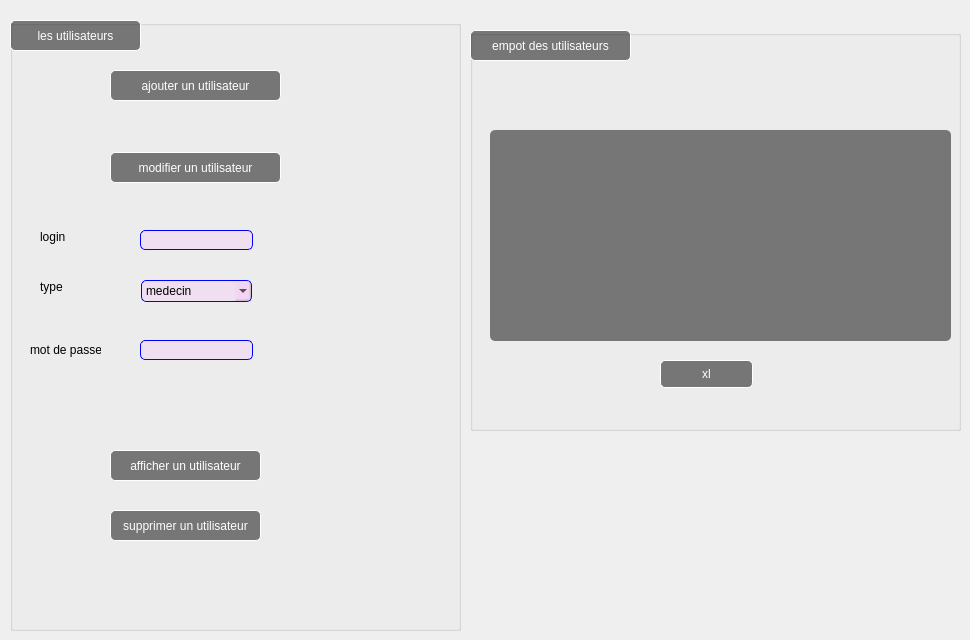
    <widget class="QWidget" name="tab_23">
     <attribute name="title">
      <string>utilisateurs</string>
     </attribute>
     <widget class="QGroupBox" name="groupBox_4">
      <property name="geometry">
       <rect>
        <x>10</x>
        <y>20</y>
        <width>451</width>
        <height>611</height>
       </rect>
      </property>
      <property name="title">
       <string/>
      </property>
      <widget class="QPushButton" name="pushButton_22">
       <property name="geometry">
        <rect>
         <x>100</x>
         <y>50</y>
         <width>171</width>
         <height>31</height>
        </rect>
       </property>
       <property name="styleSheet">
        <string notr="true">QPushButton{
background-color:rgba(0,0,0,50%);
color:white;
border:1 solid white;
border-radius: 5px;
}
QPushButton:hover{
background-color:rgba(255,0,0,50%);
color:black;
}</string>
       </property>
       <property name="text">
        <string>ajouter un utilisateur</string>
       </property>
      </widget>
      <widget class="QPushButton" name="pushButton_23">
       <property name="geometry">
        <rect>
         <x>100</x>
         <y>132</y>
         <width>171</width>
         <height>31</height>
        </rect>
       </property>
       <property name="styleSheet">
        <string notr="true">QPushButton{
background-color:rgba(0,0,0,50%);
color:white;
border:1 solid white;
border-radius: 5px;
}
QPushButton:hover{
background-color:rgba(255,0,0,50%);
color:black;
}</string>
       </property>
       <property name="text">
        <string>modifier un utilisateur</string>
       </property>
      </widget>
      <widget class="QPushButton" name="pushButton_24">
       <property name="geometry">
        <rect>
         <x>100</x>
         <y>430</y>
         <width>151</width>
         <height>31</height>
        </rect>
       </property>
       <property name="styleSheet">
        <string notr="true">QPushButton{
background-color:rgba(0,0,0,50%);
color:white;
border:1 solid white;
border-radius: 5px;
}
QPushButton:hover{
background-color:rgba(255,0,0,50%);
color:black;
}</string>
       </property>
       <property name="text">
        <string>afficher un utilisateur</string>
       </property>
      </widget>
      <widget class="QPushButton" name="pushButton_25">
       <property name="geometry">
        <rect>
         <x>100</x>
         <y>490</y>
         <width>151</width>
         <height>31</height>
        </rect>
       </property>
       <property name="styleSheet">
        <string notr="true">QPushButton{
background-color:rgba(0,0,0,50%);
color:white;
border:1 solid white;
border-radius: 5px;
}
QPushButton:hover{
background-color:rgba(255,0,0,50%);
color:black;
}</string>
       </property>
       <property name="text">
        <string>supprimer un utilisateur</string>
       </property>
      </widget>
      <widget class="QLabel" name="label_38">
       <property name="geometry">
        <rect>
         <x>30</x>
         <y>210</y>
         <width>47</width>
         <height>14</height>
        </rect>
       </property>
       <property name="text">
        <string>login</string>
       </property>
      </widget>
      <widget class="QLabel" name="label_40">
       <property name="geometry">
        <rect>
         <x>30</x>
         <y>260</y>
         <width>47</width>
         <height>14</height>
        </rect>
       </property>
       <property name="text">
        <string>type</string>
       </property>
      </widget>
      <widget class="QLabel" name="label_41">
       <property name="geometry">
        <rect>
         <x>20</x>
         <y>320</y>
         <width>71</width>
         <height>20</height>
        </rect>
       </property>
       <property name="text">
        <string>mot de passe </string>
       </property>
      </widget>
      <widget class="QLineEdit" name="lineEdit_36">
       <property name="geometry">
        <rect>
         <x>130</x>
         <y>210</y>
         <width>113</width>
         <height>20</height>
        </rect>
       </property>
       <property name="styleSheet">
        <string notr="true">QLineEdit{
background-color:rgba(255,170,255,20%);
border:1 solid blue;
border-radius:5px;
color:black;
}</string>
       </property>
      </widget>
      <widget class="QLineEdit" name="lineEdit_37">
       <property name="geometry">
        <rect>
         <x>130</x>
         <y>320</y>
         <width>113</width>
         <height>20</height>
        </rect>
       </property>
       <property name="styleSheet">
        <string notr="true">QLineEdit{
background-color:rgba(255,170,255,20%);
border:1 solid blue;
border-radius:5px;
color:black;
}</string>
       </property>
      </widget>
      <widget class="QComboBox" name="comboBox_3">
       <property name="geometry">
        <rect>
         <x>131</x>
         <y>260</y>
         <width>111</width>
         <height>22</height>
        </rect>
       </property>
       <property name="styleSheet">
        <string notr="true">QComboBox {
background-color:rgba(255,170,255,20%);
border:1 solid blue;
border-radius:5px;
color:black;
}
QComboBox::down-arrow {

}</string>
       </property>
       <item>
        <property name="text">
         <string>medecin</string>
        </property>
       </item>
       <item>
        <property name="text">
         <string>secretaire</string>
        </property>
       </item>
      </widget>
      <widget class="QPushButton" name="pushButton_26">
       <property name="geometry">
        <rect>
         <x>0</x>
         <y>0</y>
         <width>131</width>
         <height>31</height>
        </rect>
       </property>
       <property name="styleSheet">
        <string notr="true">QPushButton{
background-color:rgba(0,0,0,50%);
color:white;
border:1 solid white;
border-radius: 5px;
}
QPushButton:hover{
background-color:rgba(255,0,0,50%);
color:black;
}</string>
       </property>
       <property name="text">
        <string>les utilisateurs</string>
       </property>
      </widget>
     </widget>
     <widget class="QGroupBox" name="groupBox_5">
      <property name="geometry">
       <rect>
        <x>470</x>
        <y>30</y>
        <width>491</width>
        <height>401</height>
       </rect>
      </property>
      <property name="title">
       <string/>
      </property>
      <widget class="QTableView" name="tableView_13">
       <property name="geometry">
        <rect>
         <x>20</x>
         <y>100</y>
         <width>461</width>
         <height>211</height>
        </rect>
       </property>
       <property name="styleSheet">
        <string notr="true">QTableView {
    gridline-color: white;
color:white;
   background-color:rgba(0,0,0,50%);
border:0px;
border-radius: 5px;
    }
QHeaderView {background-color: transparent;
color:white;

}
QHeaderView::section{
border-style: none;
background-color: transparent;
margin-bottom:5px;
margin-top:5px;
border:0px;
}
QTableView QTableCornerButton::section {
     bottom-style:none;
border:0px;

 }
</string>
       </property>
      </widget>
      <widget class="QPushButton" name="pushButton_28">
       <property name="geometry">
        <rect>
         <x>0</x>
         <y>0</y>
         <width>161</width>
         <height>31</height>
        </rect>
       </property>
       <property name="styleSheet">
        <string notr="true">QPushButton{
background-color:rgba(0,0,0,50%);
color:white;
border:1 solid white;
border-radius: 5px;
}
QPushButton:hover{
background-color:rgba(255,0,0,50%);
color:black;
}</string>
       </property>
       <property name="text">
        <string>empot des utilisateurs</string>
       </property>
      </widget>
      <widget class="QPushButton" name="pushButton_19">
       <property name="geometry">
        <rect>
         <x>190</x>
         <y>330</y>
         <width>93</width>
         <height>28</height>
        </rect>
       </property>
       <property name="styleSheet">
        <string notr="true">QPushButton{
background-color:rgba(0,0,0,50%);
color:white;
border:1 solid white;
border-radius: 5px;
}
QPushButton:hover{
background-color:rgba(255,0,0,50%);
color:black;
}
</string>
       </property>
       <property name="text">
        <string>xl</string>
       </property>
      </widget>
     </widget>
    </widget>
